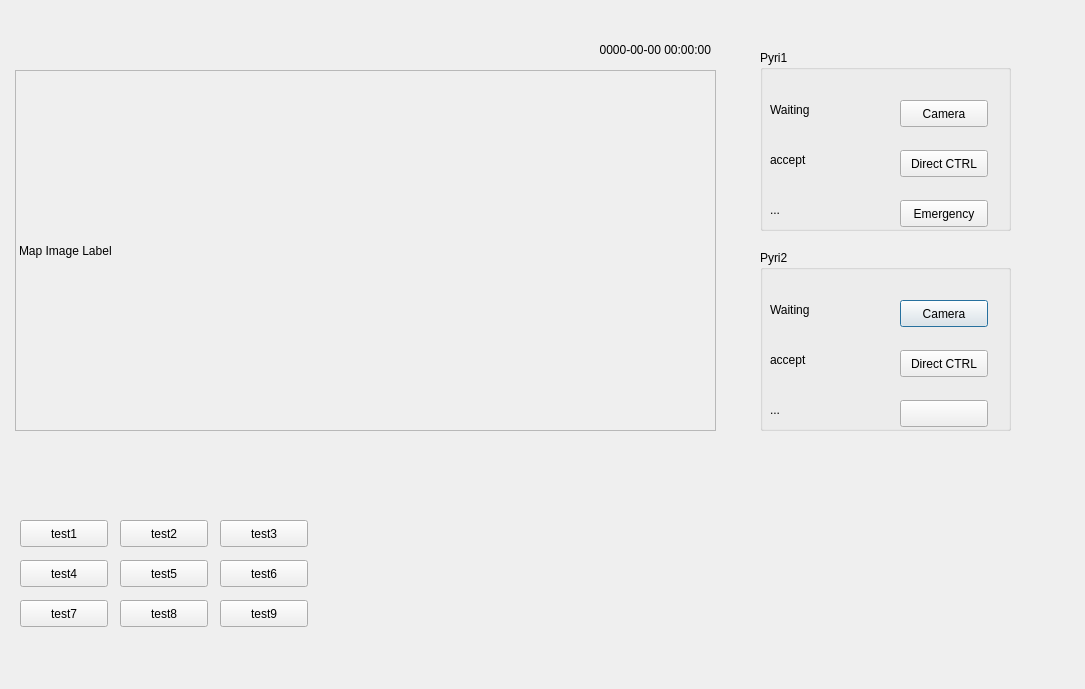
<?xml version="1.0" encoding="UTF-8"?>
<ui version="4.0">
 <class>Dialog</class>
 <widget class="QDialog" name="Dialog">
  <property name="geometry">
   <rect>
    <x>0</x>
    <y>0</y>
    <width>1085</width>
    <height>689</height>
   </rect>
  </property>
  <property name="windowTitle">
   <string>Dialog</string>
  </property>
  <widget class="QGroupBox" name="groupBox_2">
   <property name="geometry">
    <rect>
     <x>760</x>
     <y>250</y>
     <width>251</width>
     <height>181</height>
    </rect>
   </property>
   <property name="title">
    <string>Pyri2</string>
   </property>
   <widget class="QPushButton" name="pushButton_4">
    <property name="geometry">
     <rect>
      <x>140</x>
      <y>50</y>
      <width>88</width>
      <height>27</height>
     </rect>
    </property>
    <property name="text">
     <string>Camera</string>
    </property>
   </widget>
   <widget class="QPushButton" name="pushButton_5">
    <property name="geometry">
     <rect>
      <x>140</x>
      <y>100</y>
      <width>88</width>
      <height>27</height>
     </rect>
    </property>
    <property name="text">
     <string>Direct CTRL</string>
    </property>
   </widget>
   <widget class="QPushButton" name="pushButton_6">
    <property name="geometry">
     <rect>
      <x>140</x>
      <y>150</y>
      <width>88</width>
      <height>27</height>
     </rect>
    </property>
    <property name="text">
     <string/>
    </property>
   </widget>
   <widget class="QLabel" name="label_5">
    <property name="geometry">
     <rect>
      <x>10</x>
      <y>50</y>
      <width>66</width>
      <height>19</height>
     </rect>
    </property>
    <property name="text">
     <string>Waiting</string>
    </property>
   </widget>
   <widget class="QLabel" name="label_6">
    <property name="geometry">
     <rect>
      <x>10</x>
      <y>100</y>
      <width>66</width>
      <height>19</height>
     </rect>
    </property>
    <property name="text">
     <string>accept</string>
    </property>
   </widget>
   <widget class="QLabel" name="label_7">
    <property name="geometry">
     <rect>
      <x>10</x>
      <y>150</y>
      <width>66</width>
      <height>19</height>
     </rect>
    </property>
    <property name="text">
     <string>...</string>
    </property>
   </widget>
  </widget>
  <widget class="QGroupBox" name="groupBox_3">
   <property name="geometry">
    <rect>
     <x>760</x>
     <y>50</y>
     <width>251</width>
     <height>181</height>
    </rect>
   </property>
   <property name="title">
    <string>Pyri1</string>
   </property>
   <widget class="QPushButton" name="pushButton_7">
    <property name="geometry">
     <rect>
      <x>140</x>
      <y>50</y>
      <width>88</width>
      <height>27</height>
     </rect>
    </property>
    <property name="text">
     <string>Camera</string>
    </property>
   </widget>
   <widget class="QPushButton" name="pushButton_8">
    <property name="geometry">
     <rect>
      <x>140</x>
      <y>100</y>
      <width>88</width>
      <height>27</height>
     </rect>
    </property>
    <property name="text">
     <string>Direct CTRL</string>
    </property>
   </widget>
   <widget class="QPushButton" name="pushButton_9">
    <property name="geometry">
     <rect>
      <x>140</x>
      <y>150</y>
      <width>88</width>
      <height>27</height>
     </rect>
    </property>
    <property name="text">
     <string>Emergency</string>
    </property>
   </widget>
   <widget class="QLabel" name="label_8">
    <property name="geometry">
     <rect>
      <x>10</x>
      <y>50</y>
      <width>66</width>
      <height>19</height>
     </rect>
    </property>
    <property name="text">
     <string>Waiting</string>
    </property>
   </widget>
   <widget class="QLabel" name="label_9">
    <property name="geometry">
     <rect>
      <x>10</x>
      <y>100</y>
      <width>66</width>
      <height>19</height>
     </rect>
    </property>
    <property name="text">
     <string>accept</string>
    </property>
   </widget>
   <widget class="QLabel" name="label_10">
    <property name="geometry">
     <rect>
      <x>10</x>
      <y>150</y>
      <width>66</width>
      <height>19</height>
     </rect>
    </property>
    <property name="text">
     <string>...</string>
    </property>
   </widget>
  </widget>
  <widget class="QLabel" name="label">
   <property name="geometry">
    <rect>
     <x>15</x>
     <y>70</y>
     <width>701</width>
     <height>361</height>
    </rect>
   </property>
   <property name="frameShape">
    <enum>QFrame::StyledPanel</enum>
   </property>
   <property name="text">
    <string>Map Image Label</string>
   </property>
  </widget>
  <widget class="QLabel" name="label_2">
   <property name="geometry">
    <rect>
     <x>460</x>
     <y>40</y>
     <width>251</width>
     <height>20</height>
    </rect>
   </property>
   <property name="text">
    <string>0000-00-00 00:00:00</string>
   </property>
   <property name="alignment">
    <set>Qt::AlignRight|Qt::AlignTrailing|Qt::AlignVCenter</set>
   </property>
  </widget>
  <widget class="QPushButton" name="pushButton_10">
   <property name="geometry">
    <rect>
     <x>20</x>
     <y>520</y>
     <width>88</width>
     <height>27</height>
    </rect>
   </property>
   <property name="text">
    <string>test1</string>
   </property>
  </widget>
  <widget class="QPushButton" name="pushButton_11">
   <property name="geometry">
    <rect>
     <x>120</x>
     <y>520</y>
     <width>88</width>
     <height>27</height>
    </rect>
   </property>
   <property name="text">
    <string>test2</string>
   </property>
  </widget>
  <widget class="QPushButton" name="pushButton_12">
   <property name="geometry">
    <rect>
     <x>220</x>
     <y>520</y>
     <width>88</width>
     <height>27</height>
    </rect>
   </property>
   <property name="text">
    <string>test3</string>
   </property>
  </widget>
  <widget class="QPushButton" name="pushButton_13">
   <property name="geometry">
    <rect>
     <x>20</x>
     <y>560</y>
     <width>88</width>
     <height>27</height>
    </rect>
   </property>
   <property name="text">
    <string>test4</string>
   </property>
  </widget>
  <widget class="QPushButton" name="pushButton_14">
   <property name="geometry">
    <rect>
     <x>120</x>
     <y>560</y>
     <width>88</width>
     <height>27</height>
    </rect>
   </property>
   <property name="text">
    <string>test5</string>
   </property>
  </widget>
  <widget class="QPushButton" name="pushButton_15">
   <property name="geometry">
    <rect>
     <x>220</x>
     <y>560</y>
     <width>88</width>
     <height>27</height>
    </rect>
   </property>
   <property name="text">
    <string>test6</string>
   </property>
  </widget>
  <widget class="QPushButton" name="pushButton_16">
   <property name="geometry">
    <rect>
     <x>20</x>
     <y>600</y>
     <width>88</width>
     <height>27</height>
    </rect>
   </property>
   <property name="text">
    <string>test7</string>
   </property>
  </widget>
  <widget class="QPushButton" name="pushButton_17">
   <property name="geometry">
    <rect>
     <x>220</x>
     <y>600</y>
     <width>88</width>
     <height>27</height>
    </rect>
   </property>
   <property name="text">
    <string>test9</string>
   </property>
  </widget>
  <widget class="QPushButton" name="pushButton_18">
   <property name="geometry">
    <rect>
     <x>120</x>
     <y>600</y>
     <width>88</width>
     <height>27</height>
    </rect>
   </property>
   <property name="text">
    <string>test8</string>
   </property>
  </widget>
 </widget>
 <resources/>
 <connections/>
</ui>
